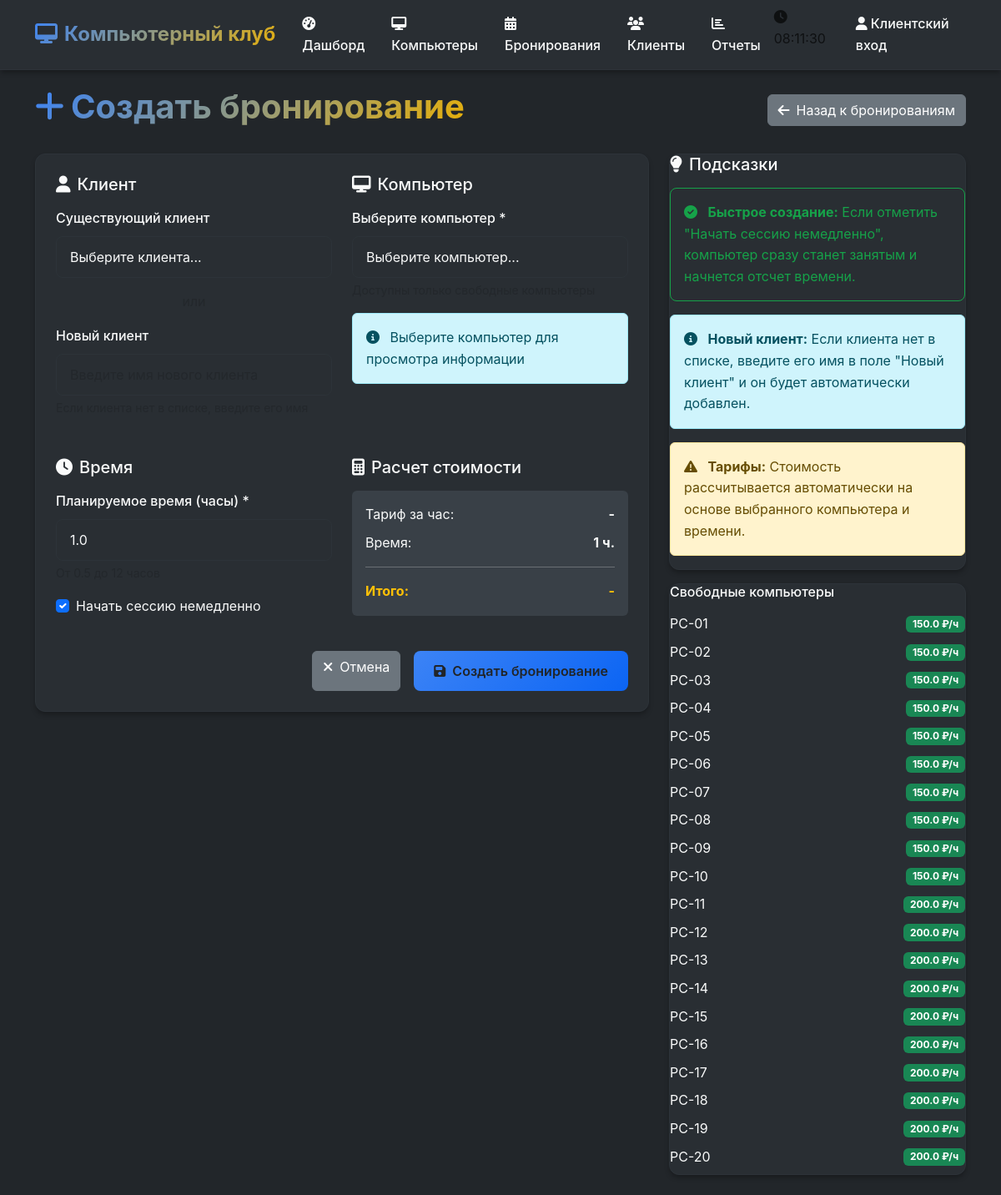
/admin/bookings/create, run on the app's committed database.
### models.py (models this page shows, shortened)
class Computer(db.Model):
    id = db.Column(db.Integer, primary_key=True)
    name = db.Column(db.String(50), nullable=False)
    status = db.Column(db.String(20), default="available")  # available, occupied, maintenance
    hourly_rate = db.Column(db.Float, nullable=False)
    current_client_id = db.Column(db.Integer, db.ForeignKey('client.id'), nullable=True)
    session_start = db.Column(db.DateTime, nullable=True)
    total_hours_today = db.Column(db.Float, default=0.0)
    current_client = db.relationship('Client', backref='current_computers')
    bookings = db.relationship('Booking', backref='computer', lazy=True)

### routes.py (the view)
@app.route('/admin/bookings/create')
def create_booking():
    computers = Computer.query.filter_by(status='available').all()
    clients = Client.query.filter_by(is_active=True).all()
    return render_template('admin/create_booking.html', computers=computers, clients=clients)

### templates/admin/create_booking.html (shortened to what this page needs)
{% extends "base.html" %}
{% block content %}
<div class="container py-4">
    <div class="d-flex justify-content-between align-items-center mb-4">
        <h1 class="gradient-text">
            <i class="fas fa-plus me-2"></i>Создать бронирование
        </h1>
        <a href="{{ url_for('admin_bookings') }}" class="btn btn-secondary">
            <i class="fas fa-arrow-left me-2"></i>Назад к бронированиям
        </a>
    </div>
    <div class="row justify-content-center">
        <div class="col-lg-8">
            <div class="card-custom">
                <div class="card-body p-4">
                    <form method="POST" data-validate>
                        <div class="row g-4">
                            <div class="col-md-6">
                                <h5 class="mb-3">
                                    <i class="fas fa-user me-2"></i>Клиент
                                </h5>
                                <div class="mb-3">
                                    <label class="form-label">Существующий клиент</label>
                                    <select class="form-control" name="client_name" id="existingClient">
                                        <option value="">Выберите клиента...</option>
                                    </select>
                                </div>
                                <div class="text-center mb-3">
                                    <span class="text-muted">или</span>
                                </div>
                                <div class="mb-3">
                                    <label for="new_client_name" class="form-label">Новый клиент</label>
                                    <input type="text" class="form-control" id="new_client_name" name="new_client_name" placeholder="Введите имя нового клиента">
                                    <div class="form-text">Если клиента нет в списке, введите его имя</div>
                                </div>
                            </div>
                            <div class="col-md-6">
                                <h5 class="mb-3">
                                    <i class="fas fa-desktop me-2"></i>Компьютер
                                </h5>
                                <div class="mb-3">
                                    <label for="computer_id" class="form-label">Выберите компьютер *</label>
                                    <select class="form-control" name="computer_id" id="computer_id" required>
                                        <option value="">Выберите компьютер...</option>
                                    </select>
                                    <div class="form-text">Доступны только свободные компьютеры</div>
                                </div>
                                <div class="alert alert-info">
                                    <i class="fas fa-info-circle me-2"></i>
                                    <span id="computerInfo">Выберите компьютер для просмотра информации</span>
                                </div>
                            </div>
                        </div>
                        <div class="row g-4 mt-2">
                            <div class="col-md-6">
                                <h5 class="mb-3">
                                    <i class="fas fa-clock me-2"></i>Время
                                </h5>
                                <div class="mb-3">
                                    <label for="planned_duration" class="form-label">Планируемое время (часы) *</label>
                                    <input type="number" class="form-control" id="planned_duration" name="planned_duration"
                                           min="0.5" max="12" step="0.5" value="1.0" required>
                                    <div class="form-text">От 0.5 до 12 часов</div>
                                </div>
                                <div class="mb-3">
                                    <div class="form-check">
                                        <input class="form-check-input" type="checkbox" id="start_immediately"
                                               name="start_immediately" checked onchange="toggleScheduleTime()">
                                        <label class="form-check-label" for="start_immediately">
                                            Начать сессию немедленно
                                        </label>
                                    </div>
                                        </div>
                            </div>
                            <div class="col-md-6">
                                <h5 class="mb-3">
                                    <i class="fas fa-calculator me-2"></i>Расчет стоимости
                                </h5>
                                <div class="bg-muted p-3 rounded">
                                    <div class="d-flex justify-content-between mb-2">
                                        <span>Тариф за час:</span>
                                        <strong id="hourlyRate">-</strong>
                                    </div>
                                    <div class="d-flex justify-content-between mb-2">
                                        <span>Время:</span>
                                        <strong id="selectedDuration">1.0 ч.</strong>
                                    </div>
                                    <hr>
                                    <div class="d-flex justify-content-between">
                                        <span class="text-warning"><strong>Итого:</strong></span>
                                        <strong class="text-warning" id="totalCost">-</strong>
                                    </div>
                                </div>
                            </div>
                        </div>
                        <div class="d-grid gap-2 d-md-flex justify-content-md-end mt-4">
                            <a href="{{ url_for('admin_bookings') }}" class="btn btn-secondary me-md-2">
                                <i class="fas fa-times me-2"></i>Отмена
                            </a>
                            <button type="submit" class="btn btn-primary-custom">
                                <i class="fas fa-save me-2"></i>Создать бронирование
                            </button>
                        </div>
                    </form>
                </div>
            </div>
        </div>
        <div class="col-lg-4">
            <div class="card-custom">
                <div class="card-body">
                    <h5 class="mb-3">
                        <i class="fas fa-lightbulb me-2"></i>Подсказки
                    </h5>
                    <div class="alert alert-success">
                        <i class="fas fa-check-circle me-2"></i>
                        <strong>Быстрое создание:</strong> Если отметить "Начать сессию немедленно",
                        компьютер сразу станет занятым и начнется отсчет времени.
                    </div>
                    <div class="alert alert-info">
                        <i class="fas fa-info-circle me-2"></i>
                        <strong>Новый клиент:</strong> Если клиента нет в списке, введите его имя
                        в поле "Новый клиент" и он будет автоматически добавлен.
                    </div>
                    <div class="alert alert-warning">
                        <i class="fas fa-exclamation-triangle me-2"></i>
                        <strong>Тарифы:</strong> Стоимость рассчитывается автоматически
                        на основе выбранного компьютера и времени.
                    </div>
                </div>
            </div>
            <div class="card-custom mt-3">
                <div class="card-body">
                    <h6 class="mb-3">Свободные компьютеры</h6>
                    {% for computer in computers %}
                    <div class="d-flex justify-content-between align-items-center mb-2">
                        <span>{{ computer.name }}</span>
                        <span class="badge bg-success">{{ computer.hourly_rate }} ₽/ч</span>
                    </div>
                    {% endfor %}
                </div>
            </div>
        </div>
    </div>
</div>
{% endblock %}

### static/css/style.css (style rules this page uses)
:root { --background: 210 11% 15%; --foreground: 210 11% 98%; --muted: 210 11% 25%; --muted-foreground: 210 11% 70%; --border: 210 11% 20%; --input: 210 11% 18%; --card: 210 11% 18%; --card-foreground: 210 11% 98%; --primary: 217 91% 60%; --primary-foreground: 0 0% 100%; --secondary: 142 76% 36%; --secondary-foreground: 0 0% 100%; --accent: 45 93% 47%; --accent-foreground: 0 0% 0%; --destructive: 0 84% 60%; --destructive-foreground: 0 0% 100%; --success: 142 76% 36%; --warning: 45 93% 47%; --danger: 0 84% 60%; --shadow: 0 4px 6px -1px rgba(0, 0, 0, 0.3); --shadow-lg: 0 10px 15px -3px rgba(0, 0, 0, 0.3); }
* { margin: 0; padding: 0; box-sizing: border-box; }
body { background-color: hsl(var(--background)); color: hsl(var(--foreground)); font-family: -apple-system, BlinkMacSystemFont, 'Segoe UI', Roboto, sans-serif; line-height: 1.6; overflow-x: hidden; }
.bg-dark-custom { background-color: hsl(var(--background)) !important; }
.bg-muted { background-color: hsl(var(--muted)); }
.card-custom { background-color: hsl(var(--card)); border: 1px solid hsl(var(--border)); border-radius: 12px; box-shadow: var(--shadow); transition: all 0.3s ease; }
.btn-primary-custom { background: linear-gradient(135deg, hsl(var(--primary)), hsl(217 91% 50%)); border: none; border-radius: 8px; padding: 12px 24px; font-weight: 600; transition: all 0.3s ease; text-transform: none; }
.form-control { background-color: hsl(var(--input)); border: 1px solid hsl(var(--border)); color: hsl(var(--foreground)); border-radius: 8px; padding: 12px 16px; transition: all 0.3s ease; }
.form-label { color: hsl(var(--foreground)); font-weight: 500; margin-bottom: 8px; }
.alert-success { background-color: hsla(var(--secondary), 0.1); border: 1px solid hsl(var(--secondary)); color: hsl(var(--secondary)); border-radius: 8px; }
.fade-in { animation: fadeIn 0.6s ease; }
.gradient-text { background: linear-gradient(135deg, hsl(var(--primary)), hsl(var(--accent))); -webkit-background-clip: text; -webkit-text-fill-color: transparent; background-clip: text; font-weight: 700; }

### data on the page
Computer: name "PC-01", hourly_rate "150.0"
Computer: name "PC-02", hourly_rate "150.0"
Computer: name "PC-03", hourly_rate "150.0"
Computer: name "PC-04", hourly_rate "150.0"
Computer: name "PC-05", hourly_rate "150.0"
Computer: name "PC-06", hourly_rate "150.0"
Computer: name "PC-07", hourly_rate "150.0"
Computer: name "PC-08", hourly_rate "150.0"
Computer: name "PC-09", hourly_rate "150.0"
Computer: name "PC-10", hourly_rate "150.0"
Computer: name "PC-11", hourly_rate "200.0"
Computer: name "PC-12", hourly_rate "200.0"
Computer: name "PC-13", hourly_rate "200.0"
Computer: name "PC-14", hourly_rate "200.0"
Computer: name "PC-15", hourly_rate "200.0"
Computer: name "PC-16", hourly_rate "200.0"
Computer: name "PC-17", hourly_rate "200.0"
Computer: name "PC-18", hourly_rate "200.0"
Computer: name "PC-19", hourly_rate "200.0"
Computer: name "PC-20", hourly_rate "200.0"
